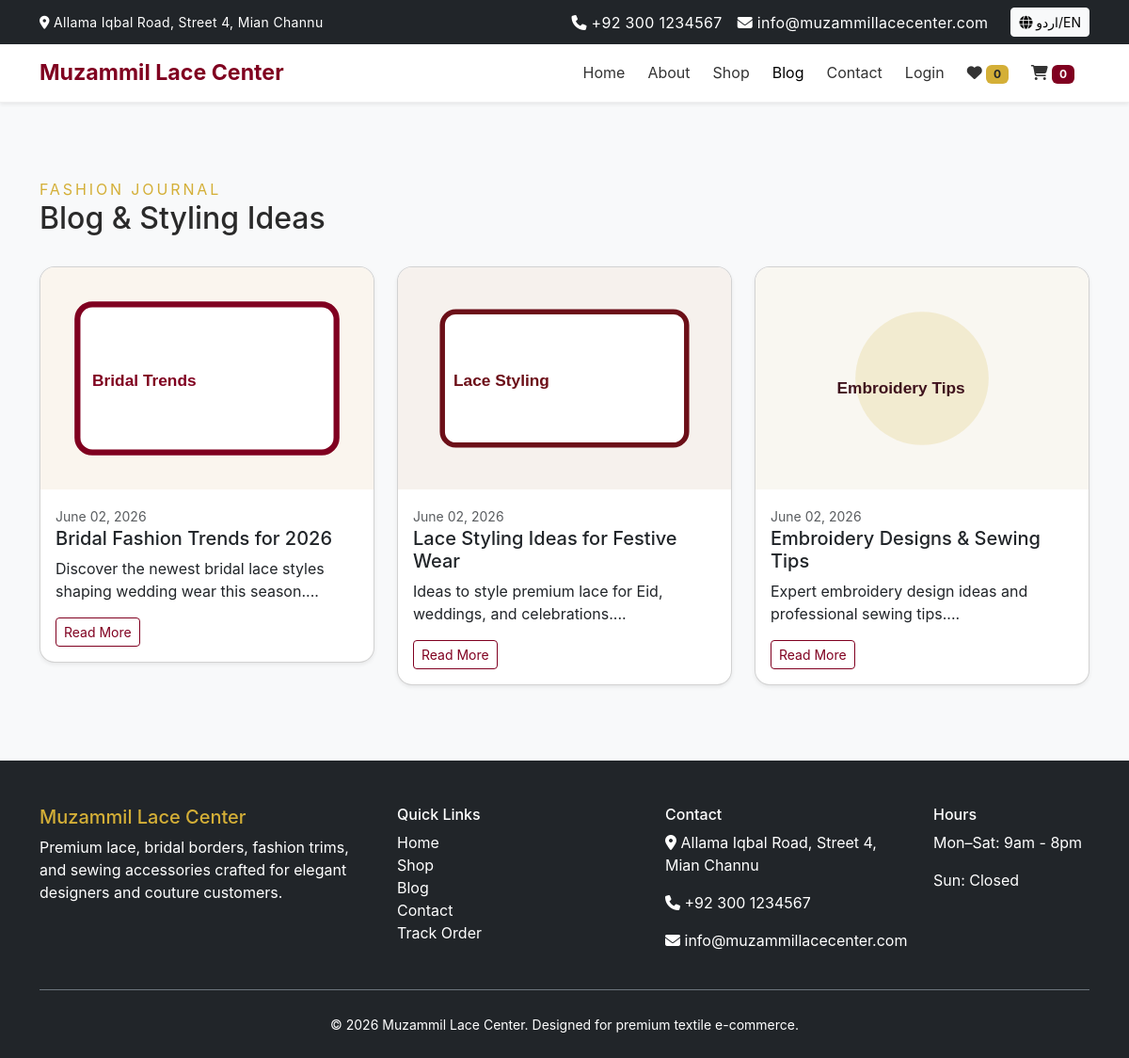
Screenshot of /blog.php with the database file from the repository.
### tables this page shows
CREATE TABLE IF NOT EXISTS blog_posts (
    id INT UNSIGNED AUTO_INCREMENT PRIMARY KEY,
    title VARCHAR(250) NOT NULL,
    excerpt VARCHAR(500) NULL,
    content TEXT NOT NULL,
    author VARCHAR(120) NOT NULL DEFAULT 'Muzammil Lace Center',
    status TINYINT(1) NOT NULL DEFAULT 1,
    published_at DATETIME NOT NULL DEFAULT CURRENT_TIMESTAMP,
    created_at DATETIME NOT NULL DEFAULT CURRENT_TIMESTAMP
);

### includes/functions.php (called while the page is built, shortened)
<?php
function esc($text) {
    return htmlspecialchars($text, ENT_QUOTES, 'UTF-8');
}

### blog.php (the view)
<?php
require_once __DIR__ . '/includes/header.php';
$stmt = $pdo->query('SELECT * FROM blog_posts WHERE status = 1 ORDER BY published_at DESC');
$posts = $stmt->fetchAll();
?>
<section class="section bg-light">
    <div class="container">
        <div class="d-flex justify-content-between align-items-center mb-4">
            <div>
                <span class="section-title text-gold">Fashion Journal</span>
                <h2>Blog & Styling Ideas</h2>
            </div>
        </div>
        <div class="row g-4">
            <?php foreach ($posts as $post): ?>
                <div class="col-md-4">
                    <div class="card rounded-4 shadow-sm overflow-hidden">
                        <img src="assets/images/blog-<?php echo esc($post['id']); ?>.svg" class="card-img-top" alt="<?php echo esc($post['title']); ?>">
                        <div class="card-body">
                            <small class="text-muted"><?php echo date('F d, Y', strtotime($post['published_at'])); ?></small>
                            <h5><?php echo esc($post['title']); ?></h5>
                            <p><?php echo esc(substr($post['excerpt'], 0, 120)); ?>...</p>
                            <a href="post.php?id=<?php echo esc($post['id']); ?>" class="btn btn-outline-maroon btn-sm">Read More</a>
                        </div>
                    </div>
                </div>
            <?php endforeach; ?>
        </div>
    </div>
</section>
<?php require_once __DIR__ . '/includes/footer.php'; ?>

### assets/css/style.css (style rules this page uses)
:root { --primary: #800020; --secondary: #d4af37; --bg: #f9f7f5; --surface: #ffffff; --text: #2a2a2a; --muted: #6c6c6c; --border: rgba(128,0,32,0.12); }
* { box-sizing: border-box; }
html { scroll-behavior: smooth; }
body { margin: 0; font-family: 'Inter', sans-serif; background: var(--bg); color: var(--text); transition: background .35s ease, color .35s ease, opacity .35s ease; }
body.page-transition-enter { opacity: 0; }
body.page-transition-ready { opacity: 1; }
a { color: inherit; text-decoration: none; transition: color .25s ease; }
img { max-width: 100%; height: auto; display: block; }
.text-gold { color: var(--secondary) !important; }
.section { padding: 5rem 0; opacity: 0; transform: translateY(24px); transition: opacity .75s ease, transform .75s ease; }
.section.in-view { opacity: 1; transform: none; }
.section-title { text-transform: uppercase; letter-spacing: 0.18em; color: var(--muted); margin-bottom: 1rem; }
.btn-outline-maroon { border-color: var(--primary); color: var(--primary); }

### rows the page displays
blog_posts: shows a picture, published_at "June 02, 2026", title "Bridal Fashion Trends for 2026", excerpt "Discover the newest bridal lace styles shaping wedding wear this season."
blog_posts: shows a picture, published_at "June 02, 2026", title "Lace Styling Ideas for Festive Wear", excerpt "Ideas to style premium lace for Eid, weddings, and celebrations."
blog_posts: shows a picture, published_at "June 02, 2026", title "Embroidery Designs & Sewing Tips", excerpt "Expert embroidery design ideas and professional sewing tips."

### other values shown
$wishCount "0"
$cartCount "0"
